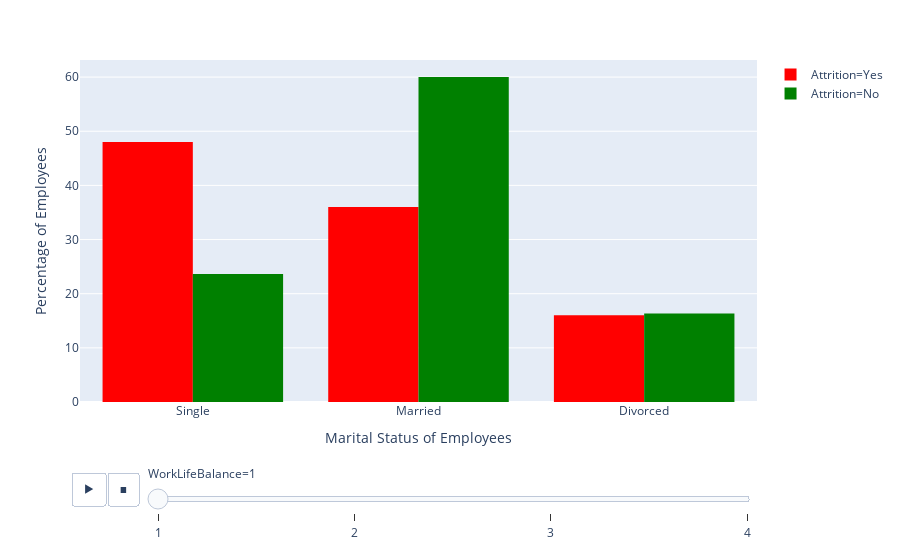

Here is the notebook cell this chart was saved with:
### Markdown cell above
**1. Derived 'Generation' attribute from given 'Age' for each employee, and studied Attrition class across Generations via grouped Histogram.**

This helped identify that Millenials in age group of 24-40 see most attrition, therefore this focus group either needs some drastic control measures if the organization wants to retain young talent, or they are prone to attrition due to unavoidable circumstances so IBM need not waste resources on them.

### Code cell
"""
Exploring WorkLifeBalance for Employees based on Marital Status

"""

fig = px.histogram(attrition, x="MaritalStatus", color="Attrition",
color_discrete_sequence=['#FF0000','#008000'],
histnorm = "percent", histfunc="count", category_orders={"MaritalStatus":["Single", "Married", "Divorced"], "WorkLifeBalance": [1,2,3,4]},
barmode="group", animation_frame="WorkLifeBalance"
# add the animation
)
# anchor the ranges so that the chart doesn't change frame to frame range_x=[0,generation_subset["Generation"].max()*1.1])
fig.update_layout(yaxis_title="Percentage of Employees")
fig.update_layout(xaxis_title="Marital Status of Employees")
plt.figure(figsize=(10,8))
fig.show()

### Figure 1 — Plotly figure (JSON) as saved in the notebook; plotly's stock layout.template omitted (floating-point values rounded to 4 significant figures)
{"data": [{"alignmentgroup": "True", "bingroup": "x", "histfunc": "count", "histnorm": "percent", "hoverlabel": {"namelength": 0}, "hovertemplate": "Attrition=Yes<br>WorkLifeBalance=1<br>MaritalStatus=%{x}<br>count=%{y}", "legendgroup": "Attrition=Yes", "marker": {"color": "#FF0000"}, "name": "Attrition=Yes", "offsetgroup": "Attrition=Yes", "orientation": "v", "showlegend": true, "type": "histogram", "x": ["Single", "Married", "Single", "Single", "Divorced", "Single", "Divorced", "Single", "Married", "Married", "Divorced", "Married", "Married", "Divorced", "Married", "Single", "Married", "Single", "Single", "Single", "Single", "Single", "Married", "Single", "Married"], "xaxis": "x", "yaxis": "y"}, {"alignmentgroup": "True", "bingroup": "x", "histfunc": "count", "histnorm": "percent", "hoverlabel": {"namelength": 0}, "hovertemplate": "Attrition=No<br>WorkLifeBalance=1<br>MaritalStatus=%{x}<br>count=%{y}", "legendgroup": "Attrition=No", "marker": {"color": "#008000"}, "name": "Attrition=No", "offsetgroup": "Attrition=No", "orientation": "v", "showlegend": true, "type": "histogram", "x": ["Single", "Married", "Married", "Married", "Divorced", "Divorced", "Married", "Divorced", "Married", "Married", "Married", "Married", "Divorced", "Divorced", "Married", "Married", "Married", "Married", "Divorced", "Married", "Married", "Married", "Divorced", "Married", "Single", "Married", "Married", "Married", "Married", "Married", "Married", "Married", "Single", "Married", "Divorced", "Single", "Married", "Single", "Divorced", "Single", "Married", "Married", "Single", "Single", "Single", "Married", "Married", "Single", "Married", "Single", "Single", "Married", "Married", "Married", "Single"], "xaxis": "x", "yaxis": "y"}], "layout": {"barmode": "group", "legend": {"tracegroupgap": 0}, "margin": {"t": 60}, "sliders": [{"active": 0, "currentvalue": {"prefix": "WorkLifeBalance="}, "len": 0.9, "pad": {"b": 10, "t": 60}, "steps": [{"args": [["1"], {"frame": {"duration": 0, "redraw": true}, "fromcurrent": true, "mode": "immediate", "transition": {"duration": 0, "easing": "linear"}}], "label": "1", "method": "animate"}, {"args": [["2"], {"frame": {"duration": 0, "redraw": true}, "fromcurrent": true, "mode": "immediate", "transition": {"duration": 0, "easing": "linear"}}], "label": "2", "method": "animate"}, {"args": [["3"], {"frame": {"duration": 0, "redraw": true}, "fromcurrent": true, "mode": "immediate", "transition": {"duration": 0, "easing": "linear"}}], "label": "3", "method": "animate"}, {"args": [["4"], {"frame": {"duration": 0, "redraw": true}, "fromcurrent": true, "mode": "immediate", "transition": {"duration": 0, "easing": "linear"}}], "label": "4", "method": "animate"}], "x": 0.1, "xanchor": "left", "y": 0, "yanchor": "top"}], "updatemenus": [{"buttons": [{"args": [null, {"frame": {"duration": 500, "redraw": true}, "fromcurrent": true, "mode": "immediate", "transition": {"duration": 500, "easing": "linear"}}], "label": "&#9654;", "method": "animate"}, {"args": [[null], {"frame": {"duration": 0, "redraw": true}, "fromcurrent": true, "mode": "immediate", "transition": {"duration": 0, "easing": "linear"}}], "label": "&#9724;", "method": "animate"}], "direction": "left", "pad": {"r": 10, "t": 70}, "showactive": false, "type": "buttons", "x": 0.1, "xanchor": "right", "y": 0, "yanchor": "top"}], "xaxis": {"anchor": "y", "categoryarray": ["Single", "Married", "Divorced"], "categoryorder": "array", "domain": [0, 1], "title": {"text": "Marital Status of Employees"}}, "yaxis": {"anchor": "x", "domain": [0, 1], "title": {"text": "Percentage of Employees"}}}}
